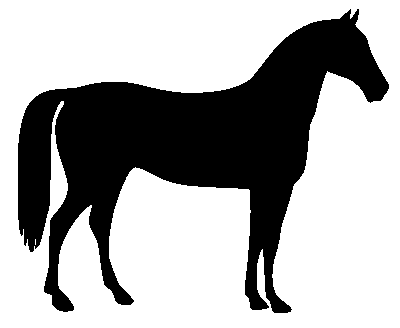
#> input picture skimage.data.horse(), 400 x 328 px
$ jupyter execute --allow-errors '项目实战——基于矩阵变换的图像变换（参考答案）.ipynb'
#> lines starting #> are read from the running program, lines starting #| are printed output that depends on the picture; after the words box and inside, x2 and y2 are one past the last pixel; in counts of white or black regions, pixels touching at a corner belong together
## 项目实战——基于矩阵变换的图像变换（参考答案）

<div class="alert alert-info" role="alert">
❓ 由于某些原因，Ginger发现家里的摄像头拍出来的图片是“倒了”的影像，但作为一个技术从业人员，她认为能用钱解决的事情一定不要用钱去解决. 因此她决定自己动手写一个小程序将这些图片恢复正常.
</div>

我们先来看看每个点是怎么旋转的，首先我们建立一个平面直角坐标系，来观察向量的变换.

我们给定一个向量$u=(3,2)$，将其逆时针旋转$90^{\circ}$，可以得到向量$v=(-2,3)$.

设初始向量$u=(x,y)$，逆时针旋转的角度为$\alpha$. 此时可以推出，
$$
\theta = \arctan{\frac{y}{x}} \\
r = ||u||_2
$$
旋转后得到的坐标为
$$
x' = r\cos{(\theta - \alpha)}\\
y' = r\sin{(\theta - \alpha)}
$$
利用三角和差公式得
$$
\cos{(\theta - \alpha)} = \cos{\theta} \cos{\alpha}+\sin{\theta}\sin{\alpha}\\
\sin{(\theta - \alpha)} = \sin{\theta}\cos{\alpha} - \cos{\theta}\sin{\alpha}
$$
则
$$
\begin{aligned}
x' &= r\cos{\theta} \cos{\alpha}+ r\sin{\theta}\sin{\alpha}\\
&= x \cos{\alpha} + y \sin{\alpha}\\
y' &= r\sin{\theta}\cos{\alpha} - r\cos{\theta}\sin{\alpha}\\
&= y \cos{\alpha} - x \sin{\alpha}
\end{aligned}
$$

<div class="alert alert-warning" role="alert">
<h4>📋任务</h4>

请你根据上式，补全下面矩阵中的问号处
</div>

上面的式子(38)可以用矩阵形式表达：
$$
\left[\begin{array}{lll}
x' & y' & 1
\end{array}\right]=\left[\begin{array}{lll}
x  & y  & 1
\end{array}\right]\left[\begin{array}{ccc}
\cos \alpha & -\sin \alpha & 0 \\
\sin \alpha & \cos \alpha & 0 \\
0 & 0 & 1
\end{array}\right]
$$

同理，我们可以根据公式(38)计算得到原坐标$(x,y)$关于变换后坐标的表达式:
$$
\left[\begin{array}{lll}
x & y & 1
\end{array}\right]=\left[\begin{array}{lll}
x' & y' & 1
\end{array}\right]\left[\begin{array}{ccc}
\cos \alpha & \sin \alpha & 0 \\
-\sin \alpha & \cos \alpha & 0 \\
0 & 0 & 1
\end{array}\right]
$$

下面我们来尝试用python实现对二维向量的旋转：

[cell 1]
# 在------------位置补全代码

import numpy as np
from math import cos, sin, pi

def vec_2d(x0, y0, alpha):
    """
    旋转2维向量.
    x0: 横坐标.
    y0: 纵坐标.
    alpha: 旋转角度，弧度制.
    return:(x,y) 旋转后的坐标.
    """
    origin = np.array([[x0, y0, 1]])
    Trans = np.array([[cos(alpha), -sin(alpha), 0],
                      [sin(alpha), cos(alpha), 0],
                      [0, 0, 1]])

    res =   origin.dot(Trans)
    x = res[0,0] # ------------
    y = res[0,1]# ------------
    return (x, y)

[cell 2]
# 运行效果应该如下
vec_2d(3, 2, pi/2)

但如果这样的话，会出现一个问题，对于一张图片而言，旋转中心在左上角，导致整张图片旋转不是中心旋转的. 下面我们需要对坐标轴进行平移，完善我们的变换公式

假设图片宽度为$W$，高度为$H$，则在第一个坐标系下(左图)的坐标$(x',y')$，变换之后的坐标为$(x'',y'')$，则
$$
\begin{aligned}
x'' &= x'- \frac{1}{2}W \\
y'' &= -y'+ \frac{1}{2}H
\end{aligned}
$$

则对应的矩阵表示为：

<div class="alert alert-warning" role="alert">
<h4>📋任务</h4>

请你根据上式，补全下面矩阵中的问号处
</div>

$$
\left[\begin{array}{lll}
x'' & y'' & 1
\end{array}\right]=\left[\begin{array}{lll}
x' & y' & 1
\end{array}\right]\left[\begin{array}{ccc}
1 & 0 & 0 \\
0 & -1 & 0 \\
0.5 W & 0.5 H & 1
\end{array}\right]
$$

同理可以求得其逆变换矩阵为：
$$
\left[\begin{array}{lll}
x _{0} & Y _{0} & 1
\end{array}\right]=\left[\begin{array}{lll}
x & y & 1
\end{array}\right]\left[\begin{array}{ccc}
1 & 0 & 0 \\
0 & -1 & 0 \\
-0.5W & 0.5 H & 1
\end{array}\right]
$$

根据图像旋转的一般过程：
1. 将原始图像的坐标系转换为数学坐标系；
2. 通过旋转公式对冬像坐标进行旋转；
3. 将旋转后的数学坐标系转换为图像坐标系.

因此图像旋转的矩阵变换为：
$$
\left[\begin{array}{lll}
x'' & y'' & 1
\end{array}\right]=\left[\begin{array}{lll}
x & y & 1
\end{array}\right]\left[\begin{array}{ccc}
1 & 0 & 0 \\
0 & -1 & 0 \\
-0.5 W & 0.5 H & 1
\end{array}\right]\left[\begin{array}{ccc}
\cos \alpha & -\sin \alpha & 0 \\
\sin \alpha & \cos \alpha & 0 \\
0 & 0 & 1
\end{array}\right]\left[\begin{array}{ccc}
1 & 0 & 0 \\
0 & -1 & 0 \\
0.5 W & 0.5H & 1
\end{array}\right]\\
=\left[\begin{array}{lll}
x & y & 1
\end{array}\right] \left[\begin{array}{ccc}
\cos \alpha & \sin \alpha & 0 \\
-\sin \alpha & \cos \alpha & 0 \\
-0.5 W \cos \alpha +0.5 H \sin \alpha +0.5W & -0.5W \sin \alpha -0.5 H \cos \alpha + 0.5 H & 1
\end{array}\right]
$$

[cell 3]
def Trans(x0, y0, W, H, alpha):
    origin = np.array([[x0, y0, 1]])
    res = origin.dot(np.array([[cos(alpha), sin(alpha), 0],
                     [-sin(alpha), cos(alpha), 0],
                     [-0.5*W*cos(alpha) + 0.5*H*sin(alpha) + 0.5*W, -0.5*W*sin(alpha) - 0.5*H*cos(alpha) + 0.5*H, 1]]))
    return (int(res[0,:2][0]),int(res[0,:2][1]))

[cell 4]
from skimage import io, data
img3 = data.horse()
#> img3 is the input picture: shape (328, 400) bool; 66.9% white; 1 black region, box (x1, y1, x2, y2) and area: (18, 9, 389, 313) 43412
io.imshow(img3)
img3.shape
#> Out = (328, 400)

[cell 5]
img4 = np.zeros((400, 400))

for x in range(img3.shape[0]):
    for y in range(img3.shape[1]):
        x1, y1 = Trans(x, y, 328, 400, pi/2)
        img4[x1-355, y1] = img3[x, y]
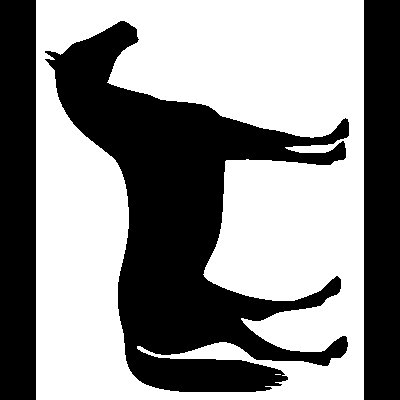
#> img4: shape (400, 400) float64; values 0 (black) and 1 (white), 54.9% white; 3 black regions, box (x1, y1, x2, y2) and area: (45, 21, 349, 392) 43412, (0, 0, 36, 400) 14400, (364, 0, 400, 400) 14400
io.imshow(img4)

以上，我们理论出发，手把手带着你复现了图像旋转的流程，相信在这个过程中，你已经深刻的体会到了从理论，如何被应用到实际当中！当然，我们的实现过程是比较粗糙的，简单粗暴的！当你理解了一个理论工具后，如果你还将它实现了，更好的方式是把它封装成一个函数，放到你的代码库中，方便日后的使用！

当然现在Python有很多现成的工具库，可以实现图像旋转的功能，例如```skimage```——一个图像处理库.

<div class="alert alert-warning" role="alert">
<h4>📋任务</h4>

下面请你学习使用```skimage```内置函数```transform.rotate```，尝试一键旋转Ginger的农场里的小鸡！
</div>

文档地址：
[transform.rotate](https://scikit-image.org/docs/stable/api/skimage.transform.html?highlight=transform%20rotate#skimage.transform.rotate)

[cell 6]
from skimage import io, transform
# from math import *
import numpy as np
import matplotlib.pyplot as plt

dirpath = "./figures/2-6.jpg"
img = io.imread(dirpath) #读取数据
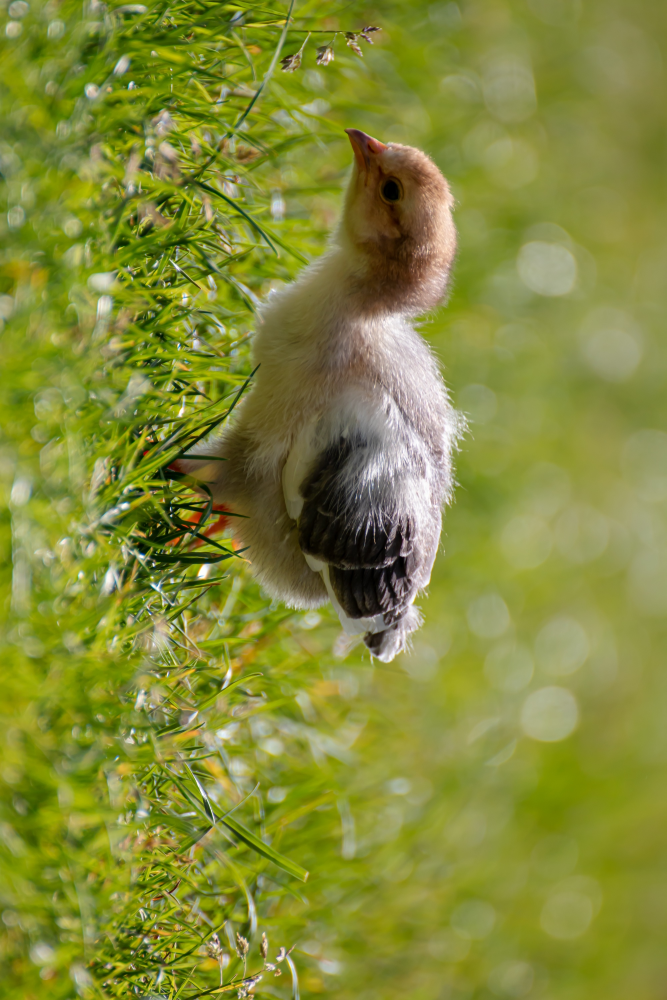
#> input picture 线性代数/figures/2-6.jpg, 2000 x 3000 px (shown at 1/3 size)
#> img is the input picture: shape (3000, 2000, 3); mean R, G, B 131.9, 138.3, 57.1

img2 = transform.rotate(img, 90, resize=True) # 旋转图像
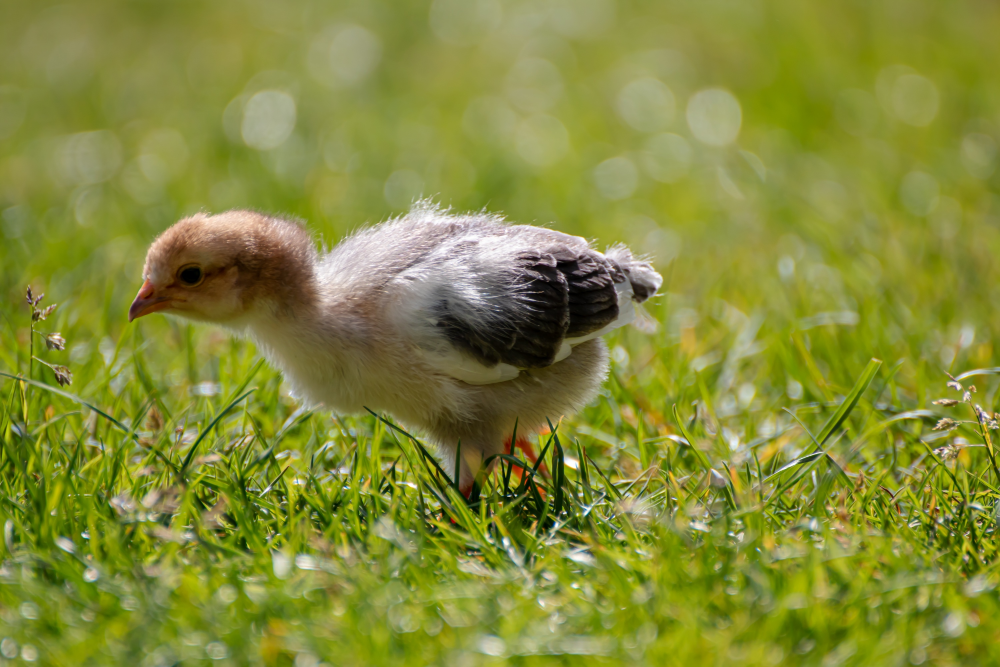
#> img2: shape (2000, 3000, 3) float64 (shown at 1/3 size); mean R, G, B 0.517, 0.542, 0.224
plt.imshow(img2)
